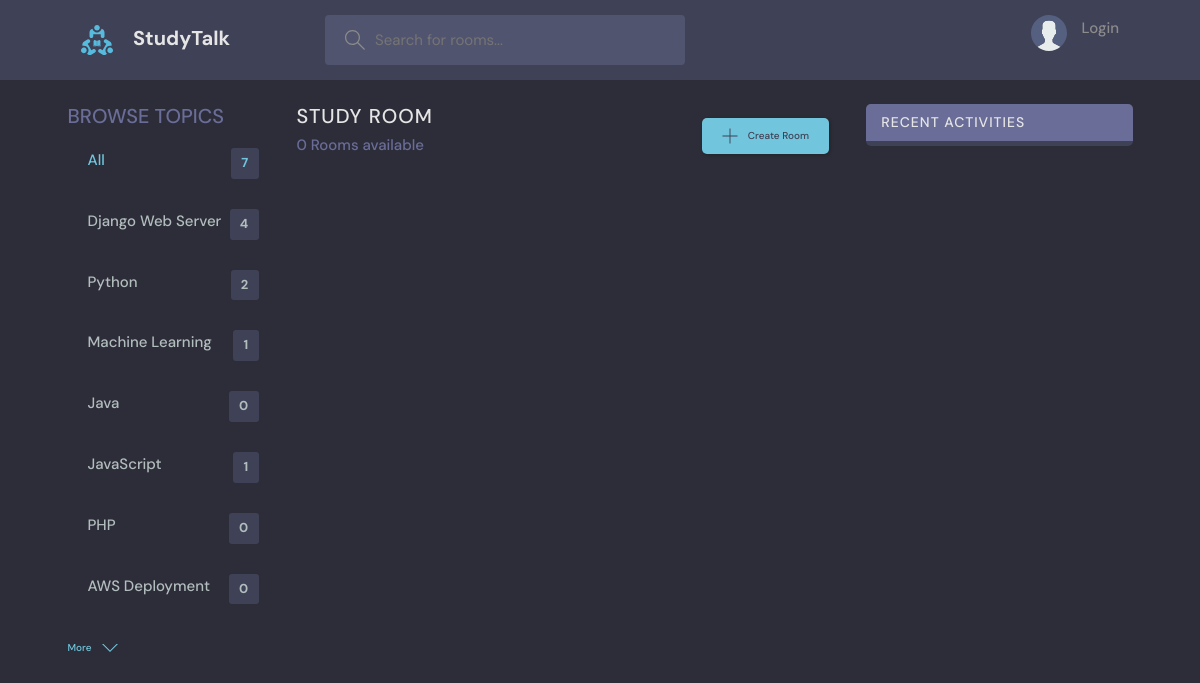
Page /?q=PHP on the earlier database version.
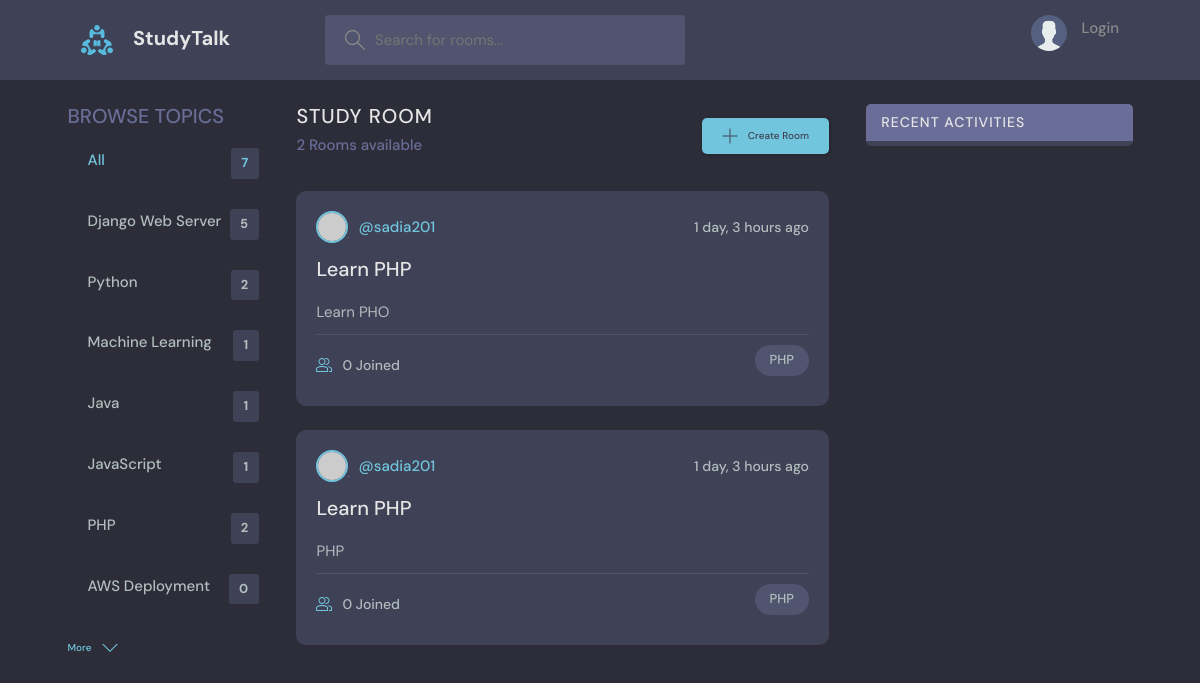
Same page on the later database version.
### base/models.py (models this page shows, shortened)
class Topic(models.Model):
    name = models.CharField(max_length=200)

class Room(models.Model):
    host = models.ForeignKey(User, on_delete=models.SET_NULL, null=True)
    topic = models.ForeignKey(Topic, on_delete=models.SET_NULL, null=True)
    name = models.CharField(max_length=200)
    description = models.TextField(null=True, blank=True)
    participants = models.ManyToManyField(User, related_name='participants', blank=True)
    updated = models.DateTimeField(auto_now=True)
    created = models.DateTimeField(auto_now_add=True)
    class Meta:
        ordering = ['-updated', '-created']

### base/views.py (the view)
# urls.py: path('', views.home, name='home'),
def home(request):
    q = request.GET.get('q') if request.GET.get('q') != None else 'S'
    rooms = Room.objects.filter(
        Q(topic__name__icontains=q) |
        Q(name__icontains=q) |
        Q(description__icontains=q)
        )
    topics = Topic.objects.all()
    room_count = rooms.count()
    room_messages = Message.objects.filter(Q(room__topic__name__icontains=q) )
    context = {'rooms':rooms,
               'topics':topics,
               'room_count':room_count,
               'room_messages':room_messages
               }
    return render(request, 'base/home.html', context)

### base/templates/base/home.html (shortened to what this page needs)
{% extends 'base/main.html' %}
{% block content %}
<main class="layout layout--3">
    <div class="container">
      {% include "base/topic_components.html" %}
      <div class="roomList">
        <div class="roomList__header">
          <div>
            <h2>Study Room</h2>
            <p>{{room_count}} Rooms available</p>
          </div>
          <a class="btn btn--main" href="{% url 'create-room' %}">
            <svg version="1.1" xmlns="http://www.w3.org/2000/svg" width="32" height="32" viewBox="0 0 32 32">
              <title>add</title>
              <path
                d="M16.943 0.943h-1.885v14.115h-14.115v1.885h14.115v14.115h1.885v-14.115h14.115v-1.885h-14.115v-14.115z"
              ></path>
            </svg>
            Create Room
          </a>
        </div>
        {% include "base/feed_components.html" %}
      </div>
      {% include "base/activity_components.html" %}
    </div>
  </main>
{% endblock content %}

### base/templates/base/topic_components.html
<div class="topics">
  <div class="topics__header">
    <h2>Browse Topics</h2>
  </div>
  <ul class="topics__list">
    <li>
      <a href="{% url 'home' %}" class="active">All <span>{{topics.count}}</span></a>
    </li>
    {% for topic in topics %}
      <li>
        <a href="{% url 'home' %}?q={{topic.name}}">{{topic.name}} <span>{{topic.room_set.all.count}}</span></a>
      </li>
    {% endfor %}
  </ul>
  <a class="btn btn--link" href="topics.html">
    More
    <svg version="1.1" xmlns="http://www.w3.org/2000/svg" width="32" height="32" viewBox="0 0 32 32">
      <title>chevron-down</title>
      <path d="M16 21l-13-13h-3l16 16 16-16h-3l-13 13z"></path>
    </svg>
  </a>
</div>

### base/templates/base/feed_components.html (shortened to what this page needs)
{% load static %}
{% for room in rooms %}
    <div class="roomListRoom">
        <div class="roomListRoom__header">
        <a href="{% url 'user-profile' room.host.id %}" class="roomListRoom__author">
            <div class="avatar avatar--small">
            <img src="https://randomuser.me/api/portraits/women/11.jpg" />
            </div>
            <span>@{{room.host.username}}</span>
        </a>
        <div class="roomListRoom__actions">
            <span>{{room.created|timesince}} ago</span>
        </div>
        </div>
        <div class="roomListRoom__content">
        <a href="{% url 'room' room.id %}">{{room.name}}</a>
        <p>
            {{room.description}}
        </p>
        </div>
        <div class="roomListRoom__meta">
        <a href="{% url 'room' room.id %}" class="roomListRoom__joined">
            {{room.participants.all.count}} Joined
        </a>
        <p class="roomListRoom__topic">{{room.topic.name}}</p>
        </div>
    </div>
{% endfor %}

Differences in the rows shown:
computed for Topic "Django Web Server": room_set.all.count "4" → "5"
computed for Topic "Java": room_set.all.count "0" → "1"
computed for Topic "PHP": room_set.all.count "0" → "2"
added Room: host.username "sadia201", created "1 day, 3 hours", name "Learn PHP", description "Learn PHO", participants.all.count "0", topic.name "PHP"
added Room: host.username "sadia201", created "1 day, 3 hours", name "Learn PHP", description "PHP", participants.all.count "0", topic.name "PHP"
Other differences:
{{ room_count }}: "0" → "2"
